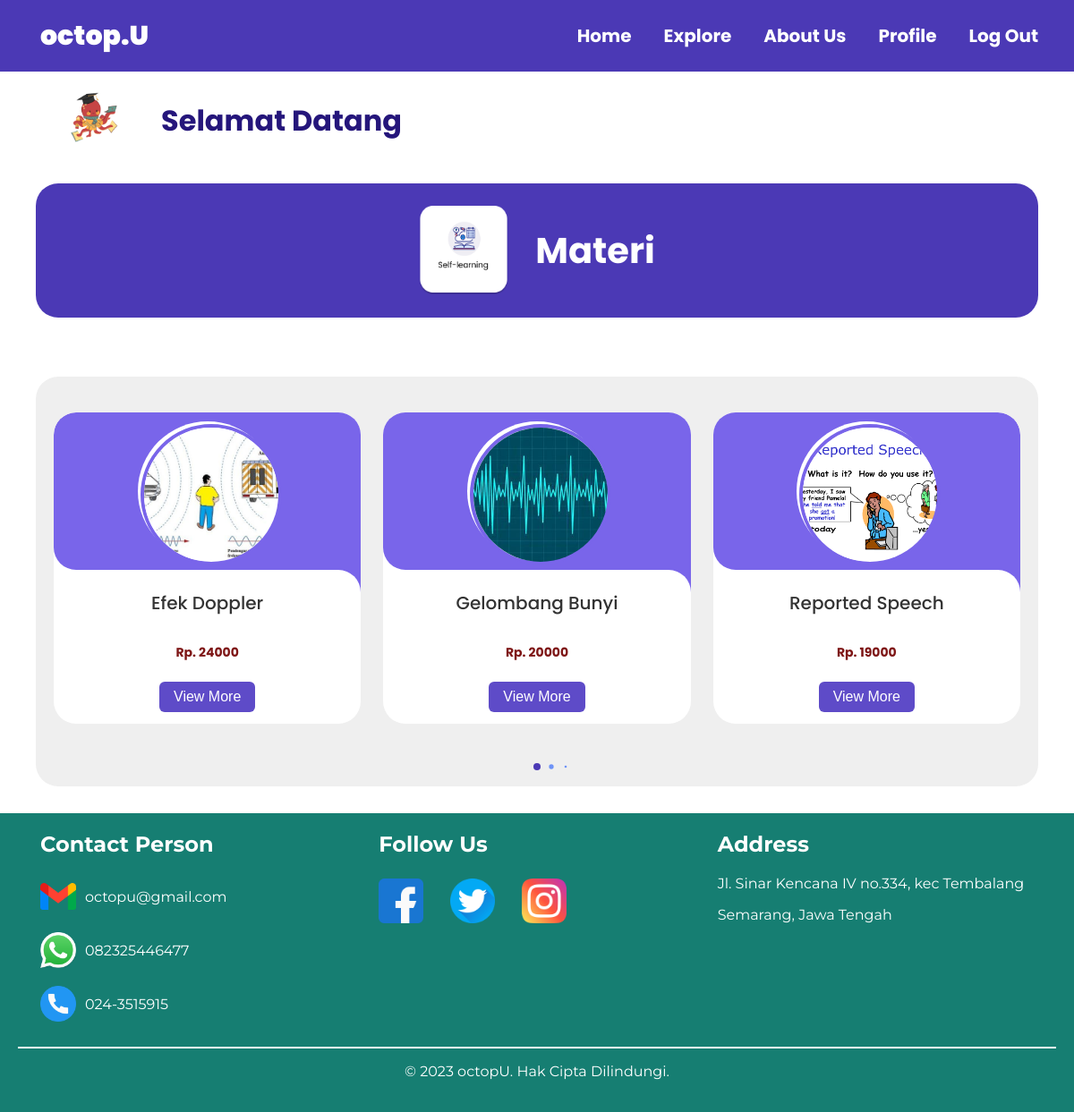
The page /octopuKons/try-next1.php on the database its author committed.
### tables this page shows
CREATE TABLE `tb_mapel` (
  `mapel_id` int(11) NOT NULL,
  `selflearning_id` int(11) NOT NULL,
  `mapel_nama` varchar(50) NOT NULL,
  `mapel_harga` int(100) NOT NULL,
  `mapel_desk` varchar(500) NOT NULL,
  `mapel_gambar` varchar(100) NOT NULL,
  `mapel_status` tinyint(1) NOT NULL,
  `mapel_tgl` timestamp NOT NULL DEFAULT current_timestamp() ON UPDATE current_timestamp()
);

### octopuKons/try-next1.php (the view, shortened to what this page needs)
<?php
include("connect1.php");
?>
<!DOCTYPE html>
<html lang="en">
<head>
    <link rel="stylesheet" href="css/swiper-bundle.min.css" />
    <link rel="stylesheet" href="https://cdn.jsdelivr.net/npm/swiper@9/swiper-bundle.min.css" />
    <link rel="stylesheet" href="try.css" />
</head>
<body>
    <div class="main">
        <div class="navbar">
            <div class="logo">
                <a href="index.html"><b>octop.U</b></a>
            </div>
            <ul class="menu">
                <li><a href="index.html">Home</a></li>
                <li class="dropdown">
                    <a href="#" class="dropbtn">Explore</a>
                </li>
                <li><a href="index.html">About Us</a></li>
                <li><a href="editprofile.php">Profile</a></li>
                <li><a href="#">Log Out</a></li>
            </ul>
        </div>
        <div class="content">
            <div class="username">
                <img src="image/octopu.png" alt="" width="90px" />
                <div class="h1" style="color: #25167b; margin-left: 20px">
                    Selamat Datang
                </div>
            </div>
            <div class="title-slearning">
                <img src="image/s-learning.png" alt="" class="img-self" width="100px" height="100px" />
               <?php
               if ($_GET['kat']=='26') {
                  echo "Fisika";
               }
               else if ($_GET['kat']=='27') {
                  echo "Bahasa Inggris";
               }
               else if ($_GET['kat']=='33') {
                  echo "Sejarah";
               }
               else if ($_GET['kat']=='34') {
                  echo "Biologi";
               }
               else if ($_GET['kat']=='35') {
                  echo "Bahasa Indonesia";
               }
               else{
                echo "Materi";
               }
               ?>
            </div>
            <div class="title-materi" style="color: white;">
                <h6>Self - Learning</h6>
            </div>
            <div class="slide">
                <div class="slide-container swiper">
                    <div class="slide-content">
                        <div class="card-wrapper swiper-wrapper">
                            <?php
                $query = mysqli_query($connection,"SELECT * FROM tb_mapel WHERE mapel_status = 1 $where ORDER BY mapel_id DESC ");
                while ($row = mysqli_fetch_array($query)) {
                ?>
                            <div class="card swiper-slide">
                                <div class="image-content">
                                    <div class="card-image">
                                        <img src="../mapel/<?php echo $row['mapel_gambar']; ?>" alt=""
                                            class="card-img" />
                                    </div>
                                </div>
                                <div class="card-content">
                                    <h2 class="name"><?php echo $row['mapel_nama']; ?></h2>
                                    <p class="description">
                                        <b>Rp. <?php echo $row['mapel_harga']; ?> </b>
                                    </p>
                                    <button class="button">
                                        <a href="detailproduk1.php?id=<?php echo $row['mapel_id']?>"
                                            style="color: white;">View More </a>
                                    </button>
                                </div>
                            </div>
                            <?php
                }
                ?>
                        </div>
                    </div>
                    <div class="swiper-pagination"></div>
                </div>
            </div>
        </div>
    </div>
    <footer>
        <div class="container">
            <div class="contact-info">
                <h3 class="conperson">Contact Person</h3>
                <div class="gmail">
                    <img src="image/gmail.png" alt="" width="40px" style="margin-right: 10px" />
                    octopu@gmail.com
                </div>
                <div class="whatsapp">
                    <img src="image/whatsapp.png" alt="" width="40px" style="margin-right: 10px" />
                    082325446477
                </div>
                <div class="phone">
                    <img src="image/call.png" alt="" width="40px" style="margin-right: 10px" />
                    024-3515915
                </div>
            </div>
            <div class="social-media">
                <h3 class="followus">Follow Us</h3>
                <ul>
                    <li>
                        <a href="#"><img src="image/facebook.png" alt="Facebook" /></a>
                    </li>
                    <li>
                        <a href="#"><img src="image/twiter.png" alt="Twitter" /></a>
                    </li>
                    <li>
                        <a href="#"><img src="image/instagram.png" alt="Instagram" /></a>
                    </li>
                </ul>
            </div>
            <div class="address">
                <h3 class="address">Address</h3>
                <p>Jl. Sinar Kencana IV no.334, kec Tembalang</p>
                <p>Semarang, Jawa Tengah</p>
            </div>
        </div>
        <div class="copyright" style="text-align: center">
            <hr class="hr-copyright" />
            <p>&copy; 2023 octopU. Hak Cipta Dilindungi.</p>
        </div>
    </footer>
</body>
</html>

### octopuKons/try.css (style rules this page uses)
body { margin: 0; padding: 0; font-family: 'Poppins', sans-serif; }
.main { min-height: 100vh; display: flex; align-items: center; justify-content: center; background-color: white; margin: 10px; }
a { text-decoration: none; }
.navbar { position: fixed; top: 0; left: 0; width: 100%; height: 60px; background-color: #4b39b5; display: flex; align-items: center; justify-content: space-between; padding: 10px 20px; z-index: 999; }
.menu li { font-weight: bold; font-size: 20px; }
ul.menu li a { display: block; color: white; padding: 8px 16px; text-decoration: none; }
.logo b { height: 40px; font-size: 30px; font-weight: 900; font-family: 'Poppins', sans-serif; color: white; margin-left: 25px; }
.menu { list-style: none; display: flex; align-items: center; margin-right: 20px; }
.menu li { margin-right: 4px; }
.menu li a { text-decoration: none; color: white; font-weight: bold; }
.navbar .menu { padding: 20px; }
.content { margin-top: 60px; margin-left: auto; margin-right: auto; padding: 20px; justify-content: center; align-items: center; }
.username { top: auto; margin-bottom: 25px; font-weight: bold; display: flex; flex-direction: row; align-items: center; font-size: 32px; }
.username img { padding: 0; margin-left: 20px; margin-right: 10px; }
.title-slearning { display: flex; align-items: center; justify-content: center; font-size: 40px; font-weight: bold; background-color: #4b39b5; padding: 25px 0; color: white; border-radius: 25px 25px 25px 25px }
.title-slearning img { margin-right: 30px; }
.slide { margin: 0; padding: 0; box-sizing: border-box; font-family: 'Poppins', sans-serif; }
.slide-container { max-width: 1120px; width: 100%; background-color: #efefef; padding: 40px 0; border-radius: 25px; }
.slide-content { margin: 0 20px; overflow: hidden; border-radius: 25px; }
.card { border-radius: 25px; background-color: #fff; width: 50px; }
.image-content, .card-content { display: flex; flex-direction: column; align-items: center; padding: 5px 10px; }
.image-content { position: relative; row-gap: 5px; padding: 10px 0; }
.card-image { position: relative; height: 150px; width: 150px; border-radius: 50%; background: #fff; padding: 3px; }
.card-image .card-img { height: 100%; width: 100%; object-fit: cover; border-radius: 50%; border: 4px solid #7965ea; }
.name { font-size: 20px; font-weight: 500; color: #333; }
.description { font-size: 14px; color: #7e1616; text-align: center; }
.button { border: none; font-size: 16px; color: #fff; padding: 8px 16px; background-color: #5e4bc8; border-radius: 6px; margin: 8px; cursor: pointer; transition: all 0.3s ease; }
.swiper-pagination { margin: 10px 0; }
.slide-container.swiper { display: flex; justify-content: center; align-items: center; }
footer { background-color: #167E72; padding: 20px; font-family: 'Montserrat', sans-serif; color: white; margin-bottom: 0; }
.container { display: flex; flex-wrap: wrap; justify-content: space-between; }
.contact-info { margin-left: 25px; }
.container h3 { font-size: 24px; font-weight: bold; }
.contact-info, .social-media, .address { flex: 1 1 300px; margin-bottom: 20px; }
.contact-info h3, .social-media h3, .address h3 { margin-top: 0; }
.social-media ul { list-style: none; padding: 0; display: flex; }
.social-media ul li { margin-right: 30px; }
.social-media ul li img { height: 50px; }
.whatsapp { margin-top: 20px; margin-right: 10px; }
.phone { margin-top: 20px; margin-right: 10px; }
.gmail { display: flex; align-items: center; }
.gmail img { margin-right: 20px; }
.whatsapp { display: flex; align-items: center; }
.whatsapp img { margin-right: 20px; }
.phone { display: flex; align-items: center; }
.phone img { margin-right: 20px; }
.hr-copyright { border: 1px solid white; }

### rows shown on the page
tb_mapel: mapel_gambar (picture), mapel_nama "Efek Doppler", mapel_harga "24000"
tb_mapel: mapel_gambar (picture), mapel_nama "Gelombang Bunyi", mapel_harga "20000"
tb_mapel: mapel_gambar (picture), mapel_nama "Reported Speech", mapel_harga "19000"
